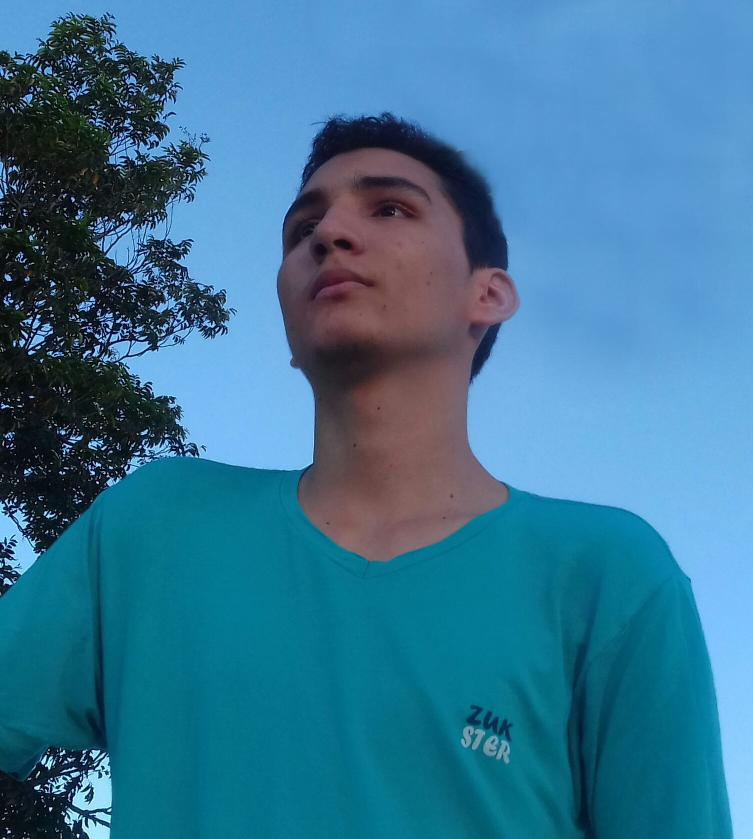
#> input picture filtros_borrar/image.jpg, 1505 x 1678 px (shown at 1/2 size)
$ python filtros.py
#> lines starting #> are read from the running program, lines starting #| are printed output that depends on the picture
import cv2 as cv2

def main():
    img = cv2.imread('image.jpg', 1)
#> img is the input picture: shape (1678, 1505, 3); mean B, G, R 150.7, 118.1, 55.6
    img = cv2.resize(img, (480, 550))
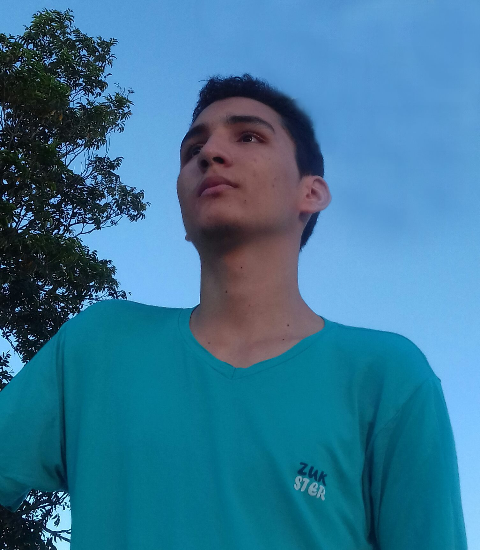
#> img: shape (550, 480, 3); mean B, G, R 150.6, 118, 55.5

    img_gray = cv2.cvtColor(img, cv2.COLOR_RGB2GRAY)
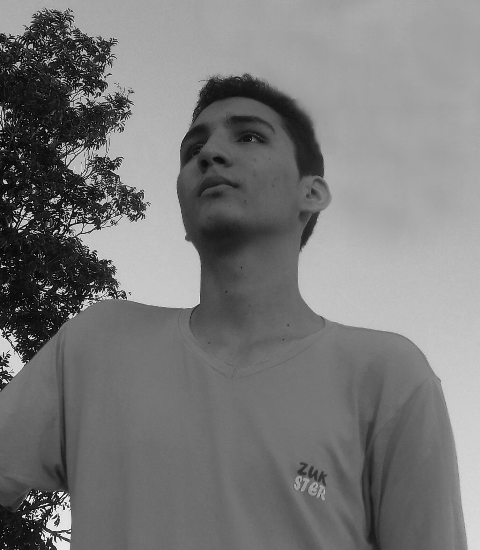
#> img_gray: shape (550, 480); min 1, max 248, mean 120.6

    img_media = cv2.blur(img_gray, (5, 5))
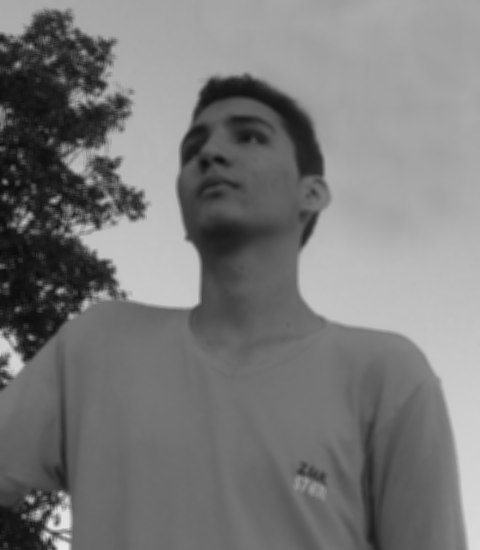
#> img_media: shape (550, 480); min 11, max 231, mean 120.6
    img_mediana = cv2.medianBlur(img_gray, 5)
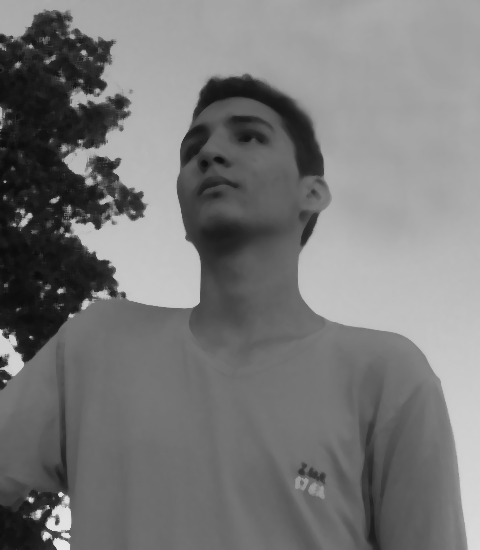
#> img_mediana: shape (550, 480); min 11, max 231, mean 119.6
    img_gaussiano = cv2.GaussianBlur(img_gray, (5, 5), 0)

    cv2.imwrite("Media.png", img_media)
    cv2.imwrite("Mediana.png", img_mediana)
    cv2.imwrite("Gaussiano.png", img_gaussiano)

    cv2.imshow('Media', img_media)
    cv2.imshow('Mediana', img_mediana)
    cv2.imshow('Gaussiano', img_gaussiano)
    cv2.waitKey(0)
    cv2.destroyAllWindows()


if __name__ == '__main__':
    main()
